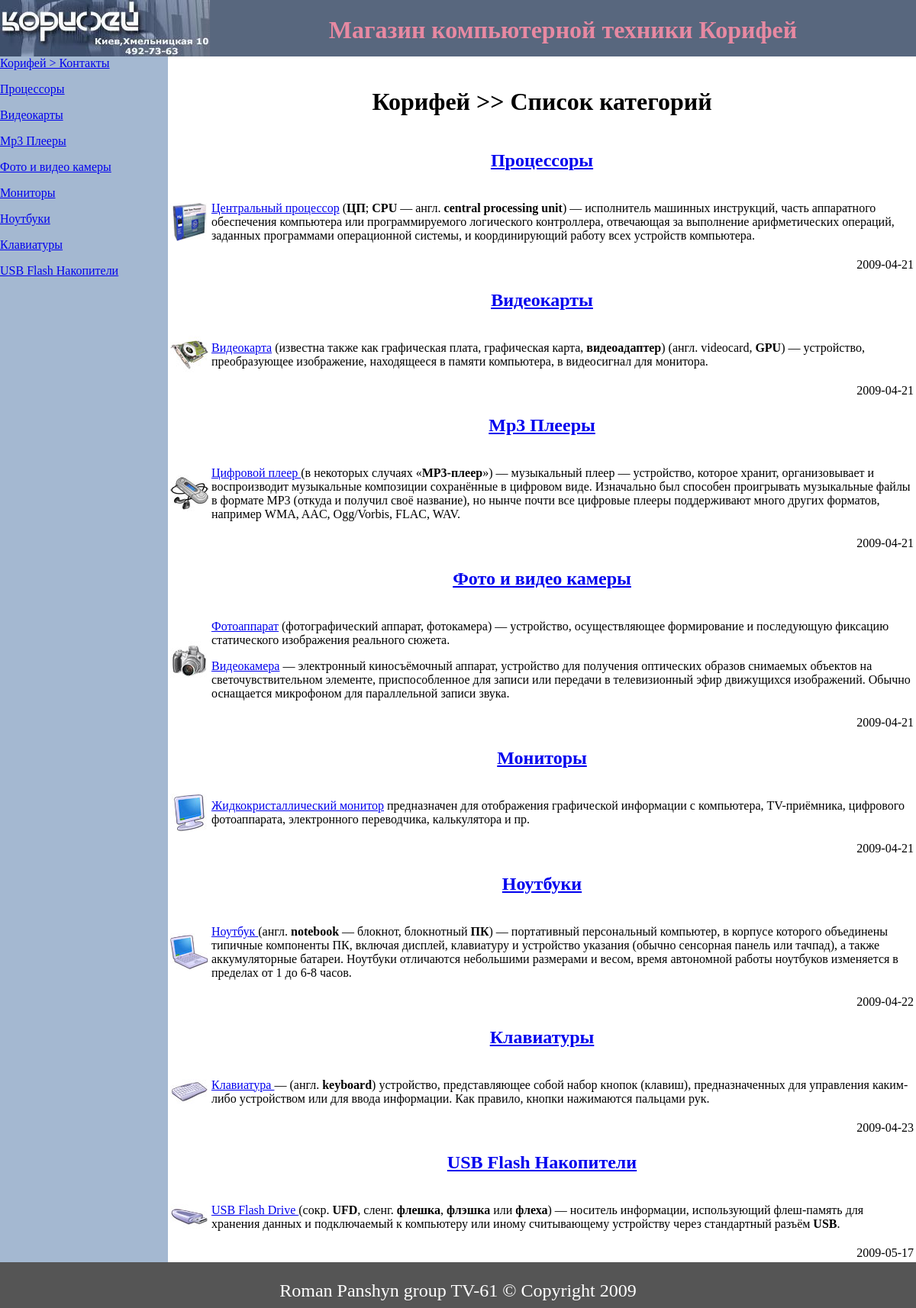
The page / on the database its author committed.
### tables this page shows
CREATE TABLE `WebPage` (
  `ParentId` varchar(50) NOT NULL,
  `Id` varchar(50) NOT NULL,
  `Caption` varchar(255) NOT NULL,
  `ShortCaption` varchar(100) NOT NULL,
  `Intro` text NOT NULL,
  `Text` text NOT NULL,
  `Image` varchar(100) NOT NULL,
  `ImageSmall` varchar(100) NOT NULL,
  `Date` date NOT NULL,
  PRIMARY KEY  (`Id`)
);

### class.php (the view, shortened to what this page needs)
<?php
class Webpage{
 public $Id;
 public $Caption;
 public $ShortCaption;
 public $Intro;
 public $ImageSmall;
 public $Date;
 function __construct($ParentId,$Id,$Caption,$ShortCaption,$Intro,$Text,$Image,$ImageSmall,$Date){
	$this->Id=$Id;
	$this->Caption=$Caption;
	$this->ShortCaption=$ShortCaption;
	$this->Intro=$Intro;
	$this->ImageSmall=$ImageSmall;
	$this->Date=$Date;
 }
 function printCategory(){
    echo "<tr><td colspan=2><h2><a href='index.php?show=".$this->Id."'>".$this->Caption."</a></h2></td></tr>";
	echo "<tr><td><img alt='".$this->Caption."' src='images/".$this->ImageSmall."'></td>";
	echo "<td align='left'>".$this->Intro."</td></tr>";
	echo "<tr><td colspan=2 align='right'>".$this->Date."</td></tr>";
 }
 function printMenu(){
   echo "<p><a href='index.php?show=".$this->Id."'>".$this->ShortCaption."</a></p>";
 }
}
?>

### index.php (shortened to what this page needs)
<!DOCTYPE html PUBLIC "-//W3C//DTD HTML 4.01 Transitional//EN" "http://www.w3.org/TR/html4/Loose.dtd">
<html>
<head>
  <link rel="stylesheet" type="text/css" href="style.css">
</head>
<body>
<div id='logo'>
<img align='left' border=0 alt='Корифей продажа компьютерной техники' src='images/LogoCoryphae.jpg'>
<h1 align='center'>Магазин компьютерной техники Корифей</h1>
</div>
<div id=bottom>
<p>Roman Panshyn group TV-61 &copy; Copyright 2009</p>
</div>
<?php
$conn=@mysql_connect('localhost','Roman','panshyn');
$table_name = "WebPage";
require_once 'class.php';
if ($_GET['show']==NULL){
$sql = "SELECT * FROM $table_name where ParentId='root'";
$q = mysql_query($sql,$conn) or die();
$n = mysql_num_rows($q);
echo "<div id=content>";
echo "<h1>Корифей >> Список категорий</h1>";
echo "<table width=100% border=0 align=center>";
  $check_login = "SELECT Login from Users";
  $check_pass = "SELECT Password from Users";
  $ch_login = mysql_query($check_login,$conn);
  $ch_pass = mysql_query($check_pass,$conn);
if ($_SESSION['login']!=mysql_result($ch_login,0) or $_SESSION['password']!=mysql_result($ch_pass,0)){
for($i=0;$i<$n; $i++){
 while($row = mysql_fetch_array($q, MYSQL_ASSOC)) {
  $obj1 = new Get_List($row);
  $obj1->printCategory();
   }
  }
}
echo "</table>";
echo "</div>";
$q = mysql_query($sql,$conn) or die();
$n = mysql_num_rows($q);
echo "<div id=navig>";
echo "<table width=100% border=0 align=left>";
echo "<a href='index.php?show=about'>Корифей > Контакты</a>";
if ($_SESSION['login']!=mysql_result($ch_login,0) or $_SESSION['password']!=mysql_result($ch_pass,0)){
for($i=0;$i<$n; $i++){
 while($row = mysql_fetch_array($q, MYSQL_ASSOC)) {
  $obj1 = new Get_List($row);
  $obj1->printMenu();
  }
  }
 }
echo "</table>";
echo "</div>";
}
?>
</body>
</html>

### style.css (style rules this page uses)
#navig { position:fixed; width:220px; top:74px; bottom:60px; left:0px; background-color:#a4b8d1; display:block; }
#content { position:fixed; overflow:scroll; text-align:center; top:94px; left:220px; right:0px; bottom:60px; display:block; }
#bottom { position:fixed; bottom:0px; height:60px; width:100%; left:0px; right:0px; background-color:#555; display:block; text-align:center; font-size:x-large; font-family: serif, 'Times New Roman', Times; color:white; background-attachment:fixed; }

### rows shown on the page
webpage: Caption "Процессоры", ImageSmall (picture), Intro "Центральный процессор ( ЦП ; CPU — англ. central processing unit ) — исполнитель машинных инструкций, часть аппаратного обеспечения компьютера или программируемого логического контроллера, отвечающая за выполнение арифметических операций, заданных программами операционной системы, и координирующий работу всех устройств компьютера.", Date "2009-04-21", ShortCaption "Процессоры"
webpage: Caption "Видеокарты", ImageSmall (picture), Intro "Видеокарта (известна также как графическая плата, графическая карта, видеоадаптер ) (англ. videocard, GPU ) — устройство, преобразующее изображение, находящееся в памяти компьютера, в видеосигнал для монитора.", Date "2009-04-21", ShortCaption "Видеокарты"
webpage: Caption "Mp3 Плееры", ImageSmall (picture), Intro "Цифровой плеер (в некоторых случаях « MP3-плеер ») — музыкальный плеер — устройство, которое хранит, организовывает и воспроизводит музыкальные композиции сохранённые в цифровом виде. Изначально был способен проигрывать музыкальные файлы в формате MP3 (откуда и получил своё название), но нынче почти все цифровые плееры поддерживают много других форматов, например WMA, AAC, Ogg/Vorbis, FLAC, WAV.", Date "2009-04-21", ShortCaption "Mp3 Плееры"
webpage: Caption "Фото и видео камеры", ImageSmall (picture), Intro "Фотоаппарат (фотографический аппарат, фотокамера) — устройство, осуществляющее формирование и последующую фиксацию статического изображения реального сюжета. Видеокамера — электронный киносъёмочный аппарат, устройство для получения оптических образов снимаемых объектов на светочувствительном элементе, приспособленное для записи или передачи в телевизионный эфир движущихся изображений. Обычно оснащается микрофоном для параллельной записи звука.", Date "2009-04-21", ShortCaption "Фото и видео камеры"
webpage: Caption "Мониторы", ImageSmall (picture), Intro "Жидкокристаллический монитор предназначен для отображения графической информации с компьютера, TV-приёмника, цифрового фотоаппарата, электронного переводчика, калькулятора и пр.", Date "2009-04-21", ShortCaption "Мониторы"
webpage: Caption "Ноутбуки", ImageSmall (picture), Intro "Ноутбук (англ. notebook — блокнот, блокнотный ПК ) — портативный персональный компьютер, в корпусе которого объединены типичные компоненты ПК, включая дисплей, клавиатуру и устройство указания (обычно сенсорная панель или тачпад), а также аккумуляторные батареи. Ноутбуки отличаются небольшими размерами и весом, время автономной работы ноутбуков изменяется в пределах от 1 до 6-8 часов.", Date "2009-04-22", ShortCaption "Ноутбуки"
webpage: Caption "Клавиатуры", ImageSmall (picture), Intro "Клавиатура — (англ. keyboard ) устройство, представляющее собой набор кнопок (клавиш), предназначенных для управления каким-либо устройством или для ввода информации. Как правило, кнопки нажимаются пальцами рук.", Date "2009-04-23", ShortCaption "Клавиатуры"
webpage: Caption "USB Flash Накопители", ImageSmall (picture), Intro "USB Flash Drive (сокр. UFD , сленг. флешка , флэшка или флеха ) — носитель информации, использующий флеш-память для хранения данных и подключаемый к компьютеру или иному считывающему устройству через стандартный разъём USB .", Date "2009-05-17", ShortCaption "USB Flash Накопители"
